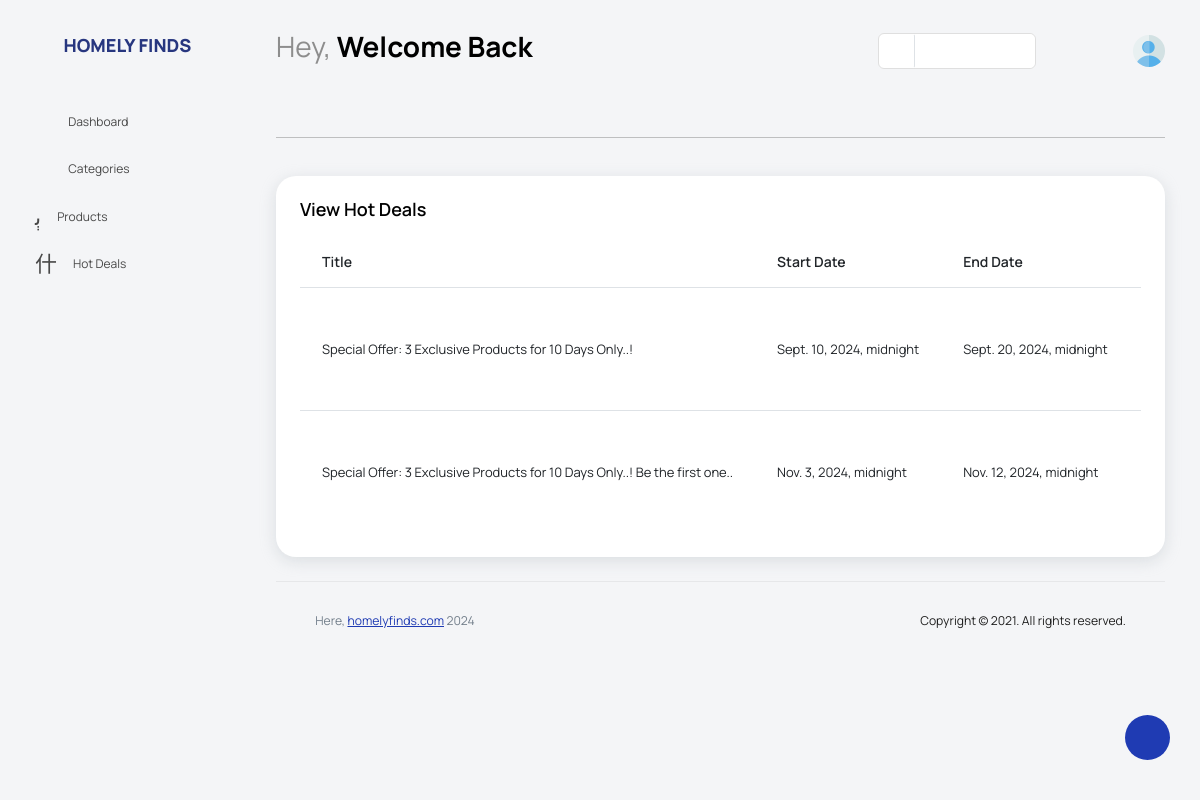
Screenshot of /Adminapp/view_hot_deals/ with the database file from the repository.
### Adminapp/models.py (models this page shows, shortened)
class HotDealDB(models.Model):
    title = models.CharField(max_length=255)
    start_date = models.DateTimeField()
    end_date = models.DateTimeField()
    products = models.ManyToManyField(ProductDB)  # Many-to-Many relationship with Product

### Adminapp/views.py (the view)
# urls.py: path("view_hot_deals/",views.view_hot_deals,name="view_hot_deals"),
def view_hot_deals(request):
    hot_deals = HotDealDB.objects.all()
    return render(request, 'View_Hot_Deals.html', {'hot_deals':hot_deals})

### Adminapp/templates/View_Hot_Deals.html (shortened to what this page needs)
<!DOCTYPE html>
{% extends 'index.html' %}
{% block content %}
<html lang="en">
<head>
</head>
<body>
    <div class="col-lg-12 grid-margin stretch-card">
        <div class="card">
            <div class="card-body">
                <h4 class="card-title">View Hot Deals</h4>
                <div class="table-responsive">
                    <table class="table table-hover">
                        <thead>
                            <tr>
                                <th>Title</th>
                                <th>Start Date</th>
                                <th>End Date</th>
                                <th>Products</th>
                            </tr>
                        </thead>
                        <tbody>
                        {% for deal in hot_deals %}
                            <tr>
                                <td>{{ deal.title }}</td>
                                <td>{{ deal.start_date }}</td>
                                <td>{{ deal.end_date }}</td>
                                <td>
                                </td>
                            </tr>
                        {% endfor %}
                        </tbody>
                    </table>
                </div>
            </div>
        </div>
    </div>
</body>
</html>
{% endblock %}

### rows the page displays
HotDealDB: title "Special Offer: 3 Exclusive Products for 10 Days Only..!", start_date "Sept. 10, 2024, midnight", end_date "Sept. 20, 2024, midnight"
HotDealDB: title "Special Offer: 3 Exclusive Products for 10 Days Only..! Be the first one..", start_date "Nov. 3, 2024, midnight", end_date "Nov. 12, 2024, midnight"
